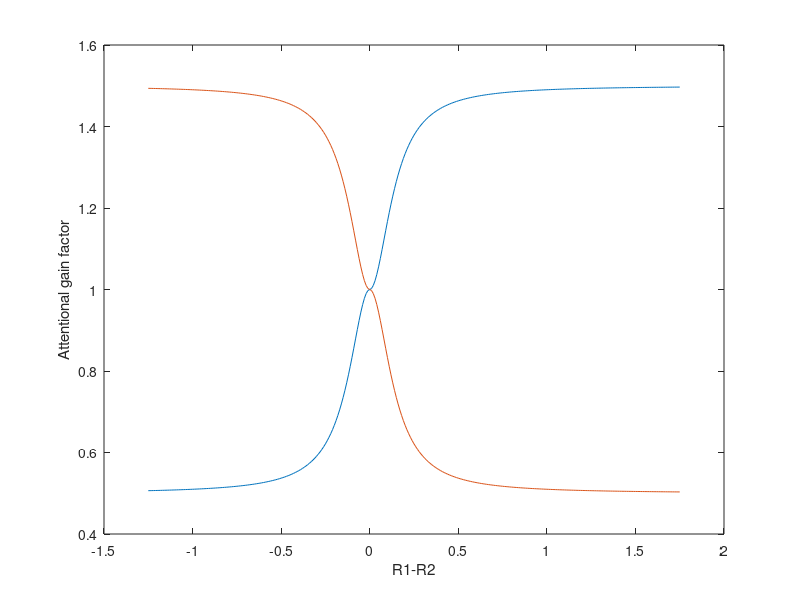

This figure's MATLAB source:
R1    = -1:.01:2;
R2    = .25*ones(size(R1));
R     = [R1;R2];
sigma = .2;
n     = 2;
baseline = 1;

aKernel = [1 -1; -1 1];
aDrive  = abs(aKernel*R);
aSign   = sign(aKernel*R);
attGain = baseline + aDrive.^n ./ repmat((sum(aDrive.^n) + sigma^n),2,1) .*aSign;

%figure;
plot(R1-R2,attGain')
xlabel('R1-R2')
ylabel('Attentional gain factor')
